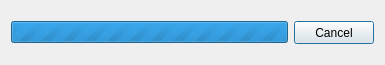
<?xml version="1.0" encoding="UTF-8"?>
<ui version="4.0">
 <class>TransformDialog</class>
 <widget class="QDialog" name="TransformDialog">
  <property name="windowModality">
   <enum>Qt::ApplicationModal</enum>
  </property>
  <property name="geometry">
   <rect>
    <x>0</x>
    <y>0</y>
    <width>385</width>
    <height>65</height>
   </rect>
  </property>
  <property name="minimumSize">
   <size>
    <width>385</width>
    <height>65</height>
   </size>
  </property>
  <property name="maximumSize">
   <size>
    <width>385</width>
    <height>65</height>
   </size>
  </property>
  <property name="windowTitle">
   <string>Transforming...</string>
  </property>
  <layout class="QVBoxLayout" name="verticalLayout">
   <item>
    <layout class="QHBoxLayout" name="horizontalLayout">
     <item>
      <widget class="QProgressBar" name="progressBar">
       <property name="maximum">
        <number>0</number>
       </property>
       <property name="value">
        <number>-1</number>
       </property>
       <property name="format">
        <string/>
       </property>
      </widget>
     </item>
     <item>
      <widget class="QPushButton" name="btn_cancel">
       <property name="maximumSize">
        <size>
         <width>16777215</width>
         <height>23</height>
        </size>
       </property>
       <property name="text">
        <string>Cancel</string>
       </property>
      </widget>
     </item>
    </layout>
   </item>
  </layout>
 </widget>
 <resources/>
 <connections/>
</ui>
